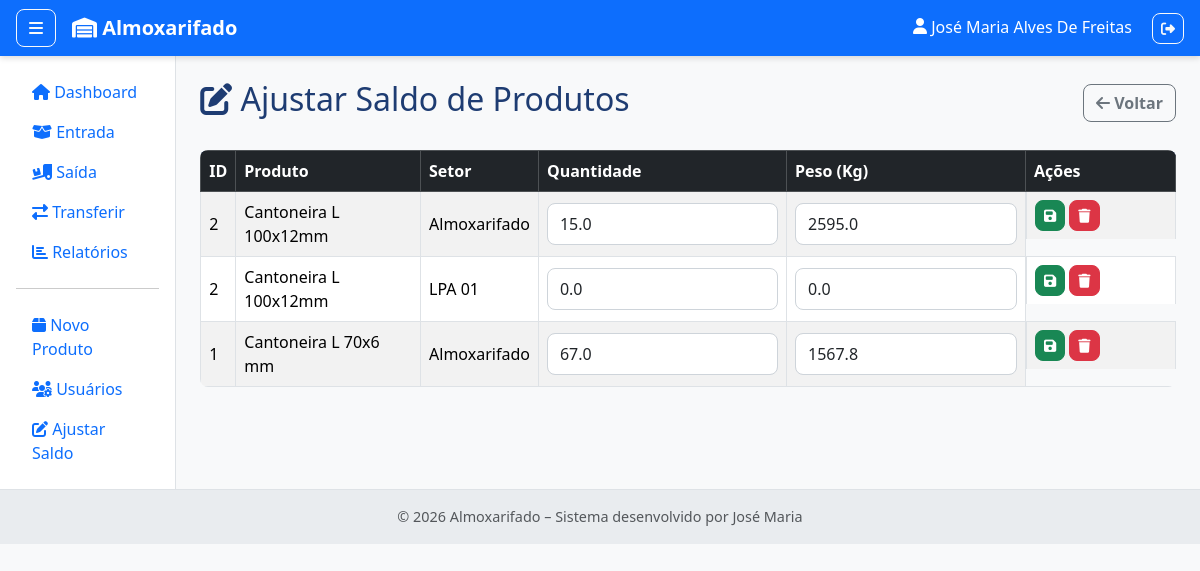
The page /ajustar_saldo (signed in) on the database as committed earlier.
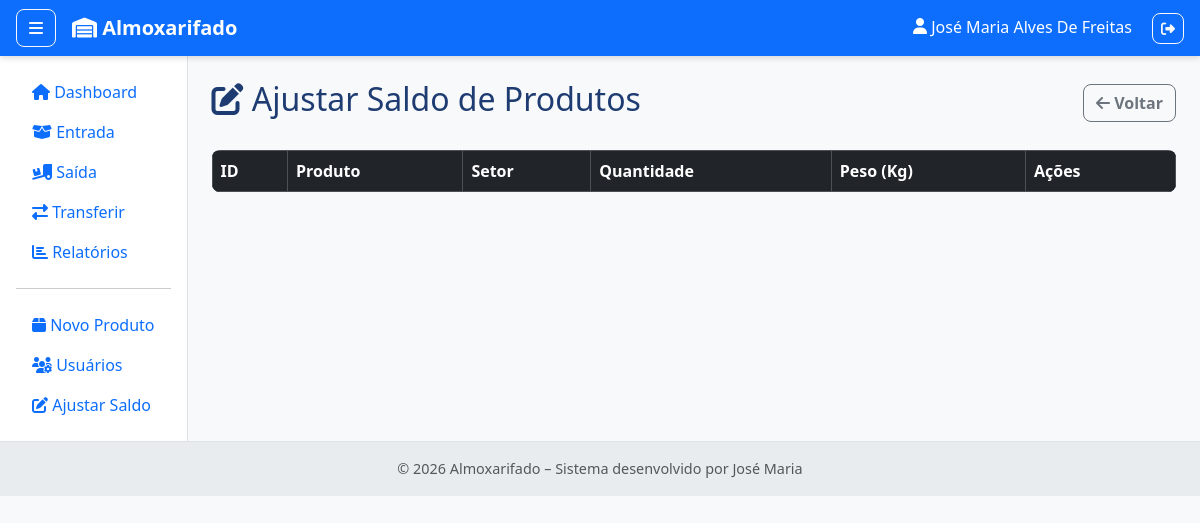
The same page on the database as committed later.
### tables this page shows
CREATE TABLE estoque (
        id INTEGER PRIMARY KEY AUTOINCREMENT,
        produto_id INTEGER NOT NULL,
        setor TEXT NOT NULL,
        quantidade REAL NOT NULL DEFAULT 0,
        peso REAL NOT NULL DEFAULT 0,
        atualizado_em TEXT DEFAULT CURRENT_TIMESTAMP,
        UNIQUE (produto_id, setor),
        FOREIGN KEY (produto_id)
            REFERENCES produtos(id)
            ON DELETE CASCADE
    );

CREATE TABLE produtos (
        id INTEGER PRIMARY KEY AUTOINCREMENT,
        codigo TEXT NOT NULL UNIQUE,
        nome TEXT NOT NULL,
        descricao TEXT,
        tamanho TEXT,
        peso_unitario REAL DEFAULT 0,
        peso_total REAL DEFAULT 0,
        ativo INTEGER DEFAULT 1,
        criado_em TEXT DEFAULT CURRENT_TIMESTAMP
    );

### app.py (the view, shortened to what this page needs)
@app.route('/ajustar_saldo', methods=['GET', 'POST'])
@login_required
@adm_required
def ajustar_saldo():
    db = conectar()
    cursor = db.cursor()
    produtos = cursor.execute("""
        SELECT
            e.id AS estoque_id,
            p.id AS produto_id,
            p.nome,
            e.setor,
            e.quantidade,
            e.peso
        FROM estoque e
        JOIN produtos p ON p.id = e.produto_id
        WHERE p.ativo = 1
        ORDER BY p.nome, e.setor
    """).fetchall()
    return render_template("ajustar_saldo.html", produtos=produtos)

### app.py (called while the page is built)
@app.context_processor
def inject_datetime():
    return dict(datetime=datetime)

def conectar():
    import sqlite3
    db = sqlite3.connect("banco.db", timeout=10, check_same_thread=False)
    db.row_factory = sqlite3.Row
    return db

def login_required(f):
    @wraps(f)
    def decorated(*args, **kwargs):
        if 'user_id' not in session:
            flash("Você precisa fazer login para acessar esta página.", "warning")
            return redirect(url_for('login'))
        return f(*args, **kwargs)
    return decorated

def adm_required(f):
    @wraps(f)
    def decorated(*args, **kwargs):
        if session.get('perfil') != 'ADM':
            flash("Acesso negado", "danger")
            return redirect(url_for('dashboard'))
        return f(*args, **kwargs)
    return decorated

### templates/ajustar_saldo.html (shortened to what this page needs)
{% extends "base.html" %}
{% block content %}
<div class="d-flex justify-content-between align-items-center mb-4">
    <h2>
        <i class="fas fa-edit"></i> Ajustar Saldo de Produtos
    </h2>
    <a href="{{ url_for('dashboard') }}" class="btn btn-outline-secondary">
        <i class="fas fa-arrow-left"></i> Voltar
    </a>
</div>
<table class="table table-striped table-bordered align-middle">
    <thead class="table-dark">
        <tr>
            <th>ID</th>
            <th>Produto</th>
            <th>Setor</th>
            <th>Quantidade</th>
            <th>Peso (Kg)</th>
            <th style="width: 150px;">Ações</th>
        </tr>
    </thead>
    <tbody>
        {% for produto in produtos %}
        <tr>
            <form method="POST" action="{{ url_for('ajustar_saldo') }}">
                <td>
                    {{ produto.produto_id }}
                </td>
                <td>{{ produto.nome }}</td>
                <td>{{ produto.setor }}</td>
                <td>
                    <input type="number"
                           name="quantidade"
                           value="{{ produto.quantidade }}"
                           class="form-control quantidade"
                           min="0"
                           step="1"
                           data-peso-unitario="{{ produto.peso / produto.quantidade if produto.quantidade > 0 else 0 }}"
                           oninput="recalcularPeso(this)"
                           required>
                </td>
                <td>
                    <input type="number"
                           name="peso"
                           value="{{ produto.peso }}"
                           step="0.01"
                           class="form-control peso"
                           required>
                </td>
                <td class="d-flex gap-1">
                    <button type="submit" class="btn btn-success btn-sm">
                        <i class="fas fa-save"></i>
                    </button>
            </form>
            <form method="POST"
                  action="{{ url_for('excluir_produto') }}"
                  onsubmit="return confirm('Deseja realmente excluir este produto?');">
                <button type="submit" class="btn btn-danger btn-sm">
                    <i class="fas fa-trash"></i>
                </button>
            </form>
        </tr>
        {% endfor %}
    </tbody>
</table>
{% endblock %}

Rows that differ between the two databases and show on the page:
removed estoque: produto_id "2", nome "Cantoneira L 100x12mm", setor "Almoxarifado", quantidade "15.0", peso "2595.0"
removed estoque: produto_id "2", nome "Cantoneira L 100x12mm", setor "LPA 01", quantidade "0.0", peso "0.0"
removed estoque: produto_id "1", nome "Cantoneira L 70x6 mm", setor "Almoxarifado", quantidade "67.0", peso "1567.8"
